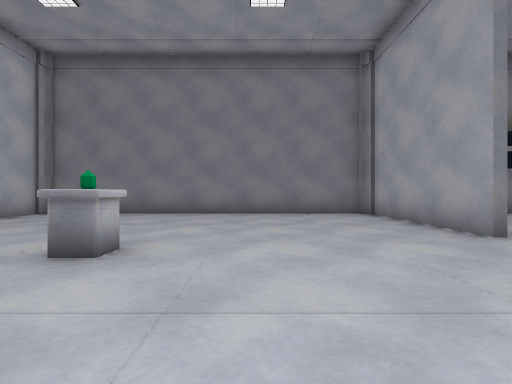
view 1 (above)

12 first-person views from a walk through a 3-D level made in the Unity game engine. The camera is 1.3 m above the floor, looks level and sees 85° across. The floor is counted in squares, 2 m on a side. Each view is taken from the middle of a square. On the plan, view 1 faces up. The plan holds only what a view shows up to about 9 squares ahead; the rest is blank. The player character is not drawn. Some surface patterns are stand-ins.

view 2
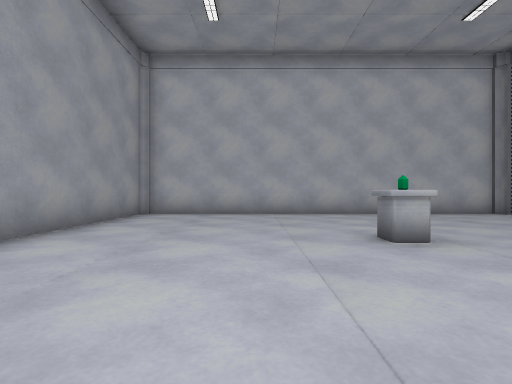

view 3
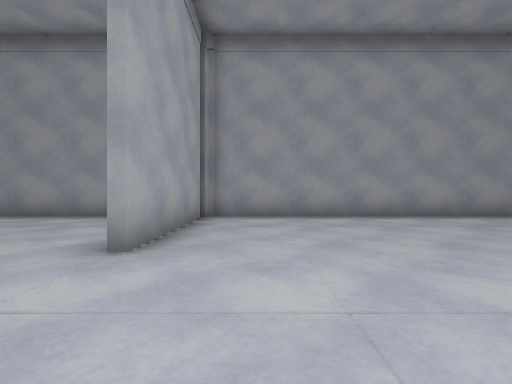

view 4
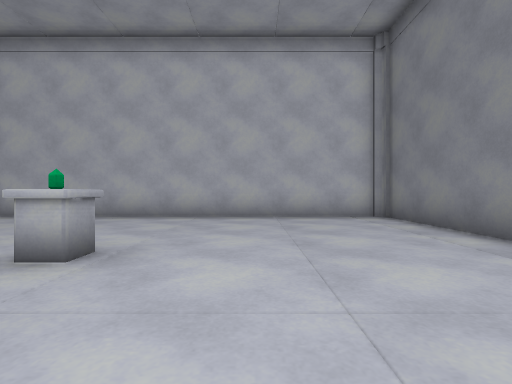

view 5
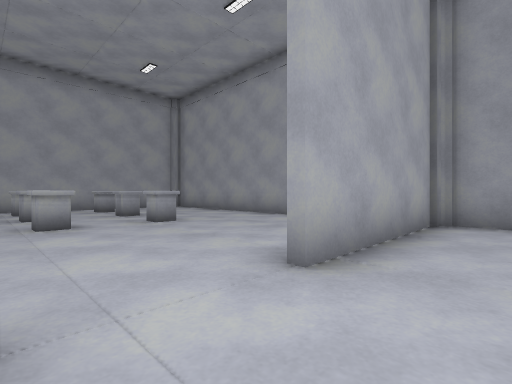

view 6
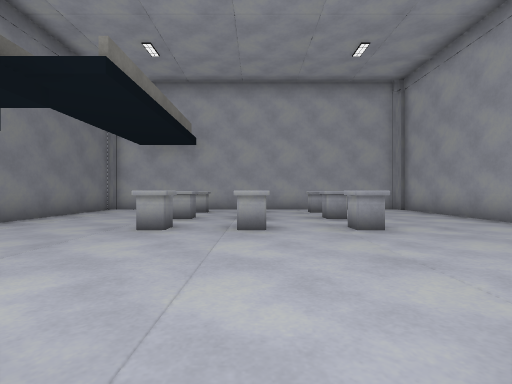

view 7
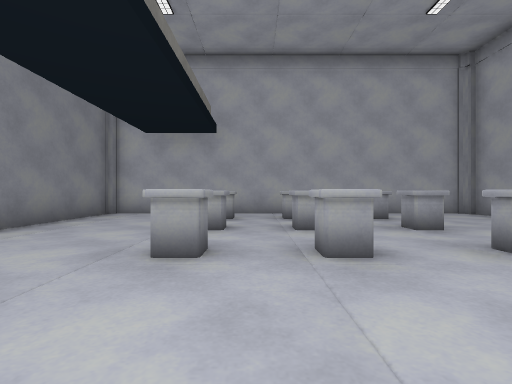

view 8
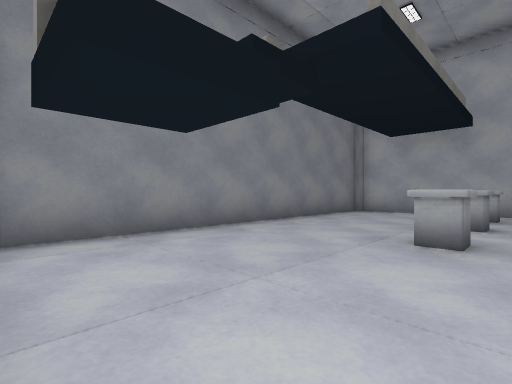

view 9
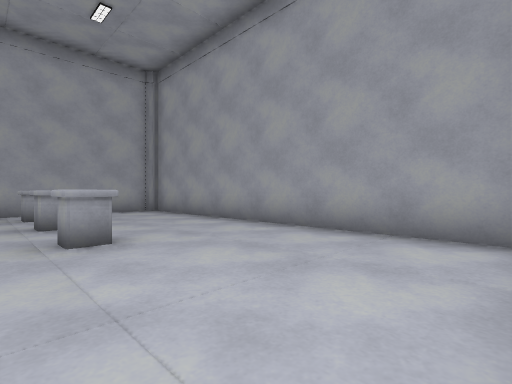

view 10
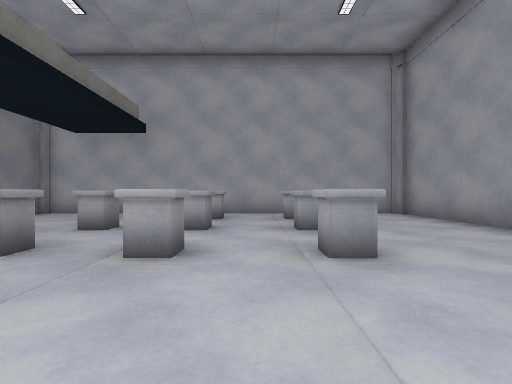

view 11
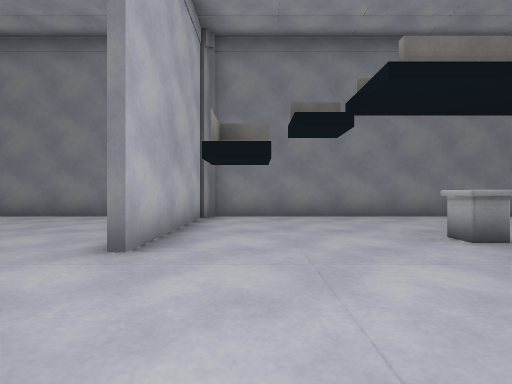

view 12
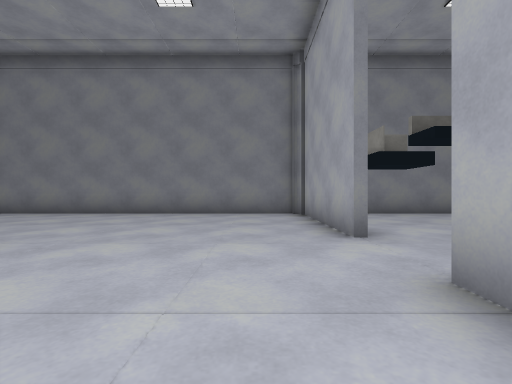

### Floor plan
Key: @ floor where view 1 was taken; # wall or solid block; . floor; ^ raised ledge; O other object.
Columns run from 7 left of view 1 to 14 right of it. Each row starts with its distance up from view 1.
  9 ######################
  8 #.........#..........#
  7 #.........#..........#
  6 #.........#..........#
  5 #.........#....^.^.^.#
  4 #.........#..........#
  3 #....O.........^.^.^.#
  2 #....................#
  1 #.........#....^.^.^.#
  0 #......@..#..........#
 -1 #.........#..........#
 -2 #.........#..........#
 -3 ######################

Where each view was taken, in squares from view 1:
view 1: 0 up, 0 right, facing up
view 2: 1 up, 2 right, facing left
view 3: 5 up, 2 right, facing down
view 4: 5 up, 1 right, facing left
view 5: 4 up, 2 right, facing down-right
view 6: 3 up, 3 right, facing right
view 7: 4 up, 5 right, facing right
view 8: 4 up, 4 right, facing up-right
view 9: 2 up, 4 right, facing down-right
view 10: 2 up, 5 right, facing right
view 11: 1 up, 5 right, facing up
view 12: 0 up, 2 right, facing up
